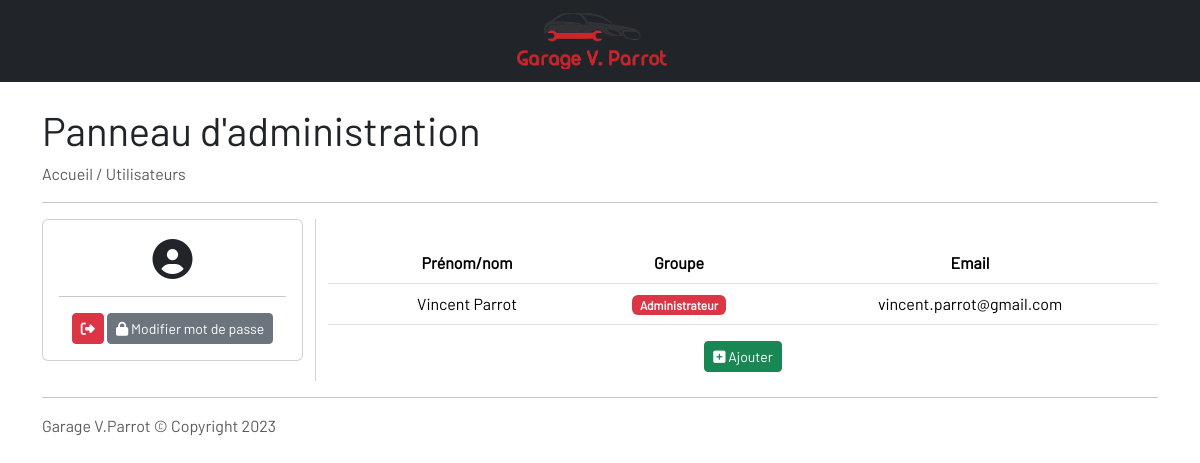
The page /users.php on the database its author committed.
### tables this page shows
CREATE TABLE IF NOT EXISTS `users` (
  `id` int(11) NOT NULL AUTO_INCREMENT,
  `name` varchar(64) NOT NULL,
  `type` varchar(11) NOT NULL,
  `email` varchar(64) NOT NULL,
  `password` varchar(64) NOT NULL,
  `creation_date` varchar(64) NOT NULL,
PRIMARY KEY (`id`)
);

### users.php (the view, shortened to what this page needs)
<?php
require('includes/refresh.php');
?>
<!doctype html>
<html lang="fr">
    <head>
        <link href="https://cdn.jsdelivr.net/npm/bootstrap@5.3.1/dist/css/bootstrap.min.css" rel="stylesheet">
        <link rel="stylesheet" href="css/index.css">
        <link rel="stylesheet" href="css/gestion.css">
        <link href="assets/fontawesome/css/fontawesome.css" rel="stylesheet">
        <link href="assets/fontawesome/css/solid.css" rel="stylesheet">
    </head>
    <body>
        <?php include('includes/adminNavBar.php');?>
        <br>
        <div class="container ">
            <h5 class="display-6 d-flex">Panneau d'administration</h5>
            <p class="text-muted text-left"><a href="gestion">Accueil</a> / Utilisateurs</p>
            <hr>
            <div class="row text-center">
                <div class="col-md-3 custom-spacing">
                    <?php include('includes/userInfosCard.php');?>
                </div>
                <div class="col-md verticalSeperatorLeft">
                    <?php
                    $getUsers = $bdd->query('SELECT id, name, type, email FROM users');
                    ?>
                    <br>
                    <table class="table">
                        <thead>
                            <tr>
                                <th scope="col"></th>
                                <th scope="col">Prénom/nom</th>
                                <th scope="col">Groupe</th>
                                <th scope="col">Email</th>
                            </tr>
                        </thead>
                        <tbody>
                            <?php
                            while($user = $getUsers->fetch()){
                                switch ($user['type']) {
                                    case 'admin':
                                        $text = 'Administrateur';
                                        $color = 'danger';
                                        break;
                                }
                            ?>
                            <tr>
                                <td></td>
                                <td><?=htmlspecialchars($user['name']);?></td>
                                <td><span class="badge text-bg-<?=$color;?>"><?=$text;?></span></td>
                                <td><?=htmlspecialchars($user['email']);?></td>
                            </tr>
                            <?php } ?>
                        </tbody>
                    </table>
                    <button type="button" class="btn btn-sm btn-success" data-bs-toggle="modal" data-bs-target="#addUser"><i class="fa-solid fa-square-plus"></i> Ajouter</button>
                </div>
            </div>
            <hr>
            <p class="text-muted d-flex">Garage V.Parrot &copy; Copyright 2023</p>
        </div>
        <br>
    </body>
</html>

### css/index.css (style rules this page uses)
body { -ms-overflow-style: none; scrollbar-width: none; font-family: "Barlow", sans-serif; }
.verticalSeperatorLeft { border-left: var(--bs-border-width) solid rgba(199, 200, 201, .8); }

### css/gestion.css (style rules this page uses)
.custom-spacing { margin-bottom: 20px; }
a { text-decoration: none; color:inherit; }

### rows shown on the page
users: name "Vincent Parrot", type "Administrateur", email "vincent.parrot@gmail.com"
